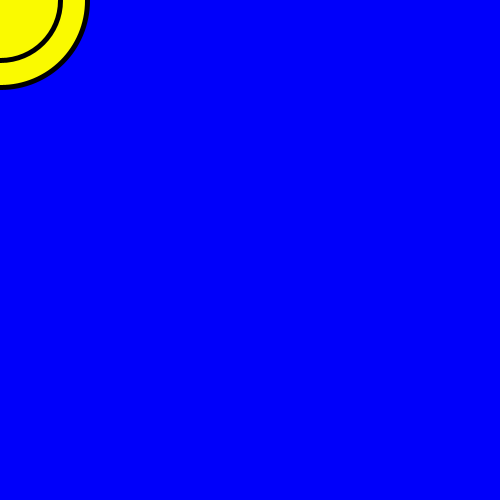
Frame 1 (no input)
Frame 60 (the mouse pressed at the canvas centre just before this capture): identical to frame 1, image omitted
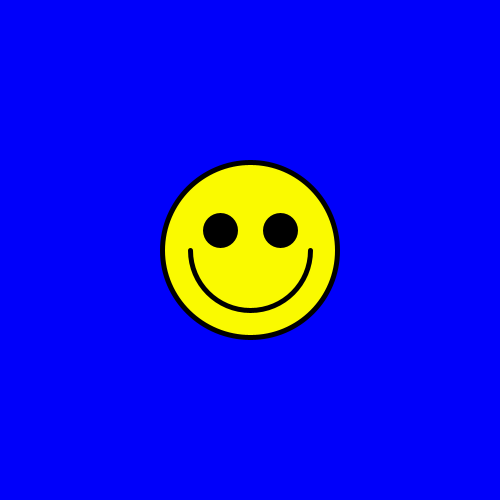
Frame 120 (the mouse held since frame 60 and released just before this capture)

The Processing sketch that drew these frames (run headless with seeded random() and noise(); from frame 60 on, the mouse is pressed at the canvas centre):

// Processing sketch: processing_96122
// ── processing_96122.pde

int a=30;
void setup(){
size(500,500);
noCursor();

 
}

void draw(){
  background(0,0,250);
  strokeWeight(5);
  fill(250,250,0);
ellipse(mouseX,mouseY,width*0.35,height*0.35);
fill(0);
ellipse(mouseX-30,mouseY-20,a,a);
ellipse(mouseX+30,mouseY-20,a,a);
noFill();
arc(mouseX,mouseY,120,120,0,PI);
}
